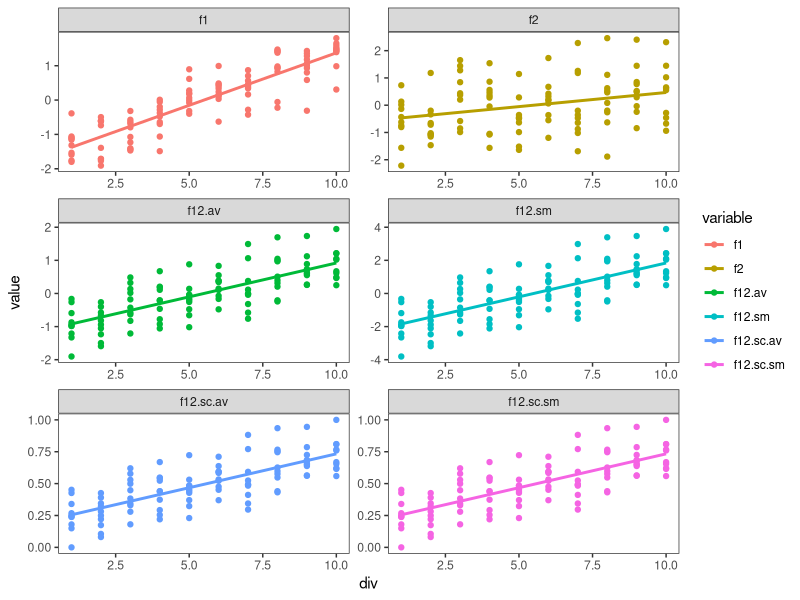
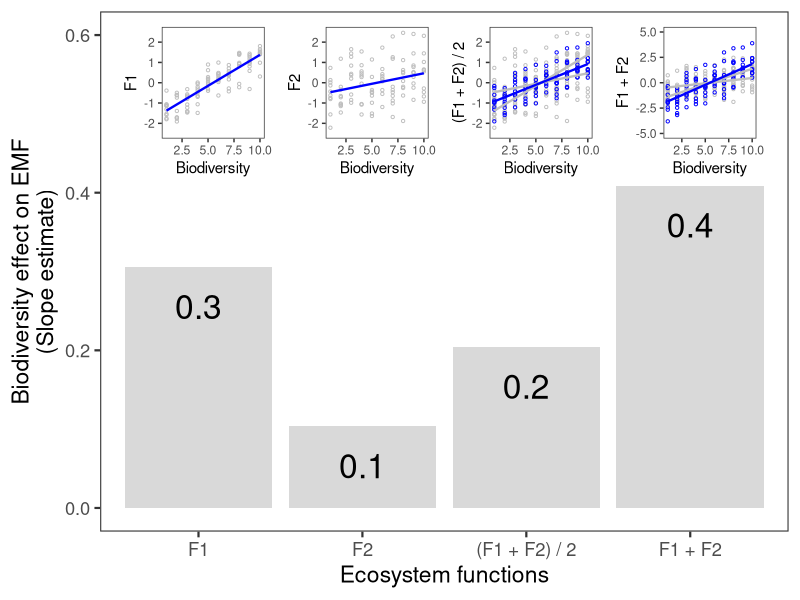

Write R code to recreate these figures, in order. (Note: this script raises an error after producing the figures.)
###########################################################
# Schematic diagram represents the averaging/summing approaches 
# Xin Jing
# 8/1/2018
###########################################################

# clean the working environment
rm(list = ls())
# load library
library(TeachingDemos)
library(reshape2)
library(ggplot2)
library(plyr)
library(magrittr)
# set seed
char2seed("averaing")

###########################################################
# generate a dataframe for averaging approach
div <- rep(1:10, each = 10)  # diversity (10 levels)
f1 <- scale(div + 1.5*rnorm(100, 0, 1))  # random norm values (ecosystem function 1)
f2 <- scale(div + 10.5*rnorm(100, 0, 1))  # random norm values (ecosystem function 2)
f12.av <- (f1 + f2) / 2  # average of the two functions
f12.sm <- (f1 + f2)  # sum of the two functions
f12.sc.av <- (f12.av - min(f12.av)) / (max(f12.av) - min(f12.av))  # scaled averaing multifunctionality metric
f12.sc.sm <- (f12.sm - min(f12.sm)) / (max(f12.sm) - min(f12.sm))  # scaled averaing multifunctionality metric

# combine the data 
df <- data.frame(div, f1, f2, f12.av, f12.sm, f12.sc.av, f12.sc.sm)
df.long <- melt(df, id.vars = "div")

# inspect the relationship between biodiversity and ecosystem functions
df.long %>% 
  ggplot(aes(div, value, color = variable)) +
  geom_point() +
  geom_smooth(method = "lm", se = FALSE) +
  facet_wrap(~ variable, ncol = 2, scales = "free") +
  theme_bw() +
  theme(panel.grid = element_blank())

# extract regression coefficients
df.coefs <- ddply(df.long, .(variable), function(x) {
  mod <- lm(value ~ div, data = x)
  cof <- summary(mod)$coefficients[2]
})

# inspect regression coefficients
df.coefs$variable <- factor(df.coefs$variable, 
                            levels = c("f1", "f2", "f12.av", "f12.sm", "f12.sc.av", "f12.sc.sm"),
                            labels = c("F1", "F2", "(F1 + F2) / 2", "F1 + F2", "Scaled [(F1 + F2) / 2]", "Scaled [F1 + F2]"))
main <- df.coefs %>% 
  dplyr::filter(variable %in% c("F1", "F2", "(F1 + F2) / 2", "F1 + F2")) %>%
  ggplot(aes(variable, V1)) +
  geom_col(fill = "gray85") +
  geom_text(aes(x = variable, y = (V1 - 0.05), 
                label = round(V1, 1)),
            size = 8.5) +
  ylim(c(0, 0.6)) +
  labs(x = "Ecosystem functions", 
       y = "Biodiversity effect on EMF\n(Slope estimate)") +
  theme_bw(base_size = 16.5) +
  theme(panel.grid = element_blank())

sub.f1 <- ggplotGrob(ggplot(df, aes(x = div, y = f1)) +
                       geom_point(shape = 1, color = "gray", size = 0.8) +
                       geom_smooth(method = "lm", color = "blue", size = 0.8, se = FALSE) +
                       labs(x = "Biodiversity", y = "F1") +
                       ylim(c(-2.5, 2.5)) +
                       theme_bw() +
                       theme(panel.grid = element_blank()))

sub.f2 <- ggplotGrob(ggplot(df, aes(x = div, y = f2)) +
                       geom_point(shape = 1, color = "gray", size = 0.8) +
                       geom_smooth(method = "lm", color = "blue", size = 0.8, se = FALSE) +
                       labs(x = "Biodiversity", y = "F2") +
                       ylim(c(-2.5, 2.5)) +
                       theme_bw() +
                       theme(panel.grid = element_blank()))

sub.f3 <- ggplotGrob(ggplot(df.long[df.long$variable %in% c("f1", "f2", "f12.av"), ], 
                            aes(x = div, y = value, color = variable)) +
                       geom_point(shape = 1, size = 0.8) +
                       geom_smooth(method = "lm", size = 0.8, se = FALSE) +
                       labs(x = "Biodiversity", y = "(F1 + F2) / 2") +
                       ylim(c(-2.5, 2.5)) +
                       scale_color_manual(values = c("grey", "grey", "blue")) +
                       theme_bw() +
                       theme(panel.grid = element_blank(),
                             legend.position = 'none'))

sub.f4 <- ggplotGrob(ggplot(df.long[df.long$variable %in% c("f1", "f2", "f12.sm"), ], 
                            aes(x = div, y = value, color = variable)) +
                       geom_point(shape = 1, size = 0.8) +
                       geom_smooth(method = "lm", size = 0.8, se = FALSE) +
                       labs(x = "Biodiversity", y = "F1 + F2") +
                       ylim(c(-5, 5)) +
                       scale_color_manual(values = c("grey", "grey", "blue")) +
                       theme_bw() +
                       theme(panel.grid = element_blank(),
                             legend.position = 'none'))

main + 
  annotation_custom(grob = sub.f1, xmin = 0.50, xmax = 1.450,
                    ymin = 0.41, ymax = 0.62) +
  annotation_custom(grob = sub.f2, xmin = 1.50, xmax = 2.450, 
                    ymin = 0.41, ymax = 0.62) +
  annotation_custom(grob = sub.f3, xmin = 2.50, xmax = 3.450,
                    ymin = 0.41, ymax = 0.62) +
  annotation_custom(grob = sub.f4, xmin = 3.50, xmax = 4.450,
                    ymin = 0.41, ymax = 0.62)

ggsave("./outputs/Schematic_diagram.pdf", width = 8.5, height = 5.49)

###########################################################
#                   End of Script                         #
###########################################################
